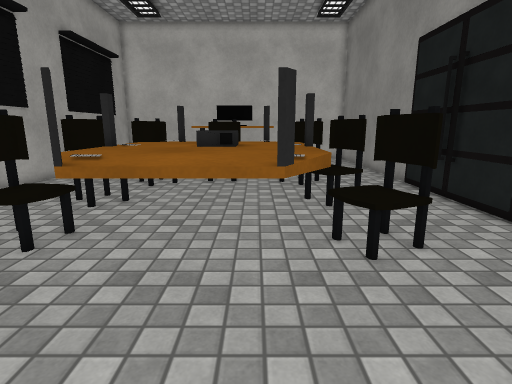
[1] (above)

16 first-person views from a walk through a Unity game level. The camera is 1.3 m above the floor, tilts 12° down and sees 80° across. The floor is counted in squares, 0.5 m on a side. Each view is taken from the middle of a square. On the plan, view 1 faces up. The plan holds only what a view shows up to about 20 squares ahead; the rest is blank. Surface patterns are stand-ins for the level's own textures.

[2]
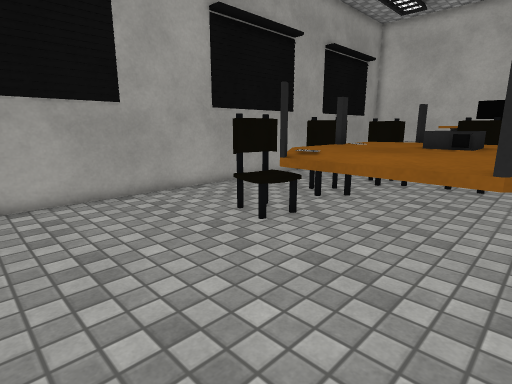

[3]
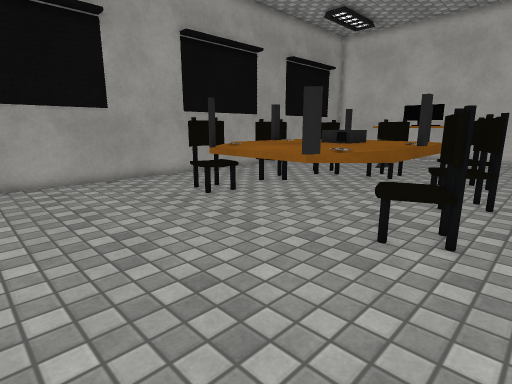

[4]
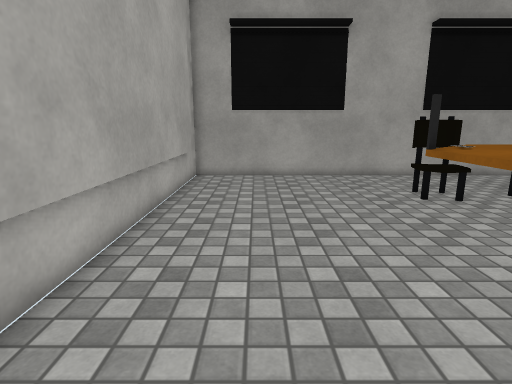

[5]
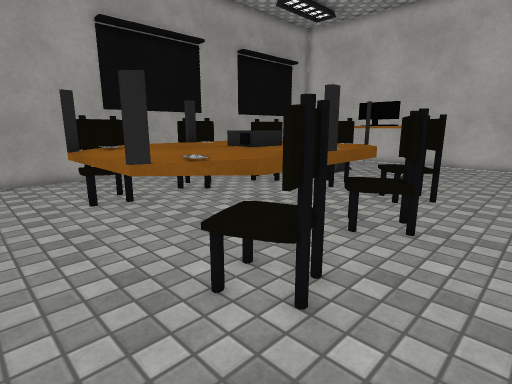

[6]
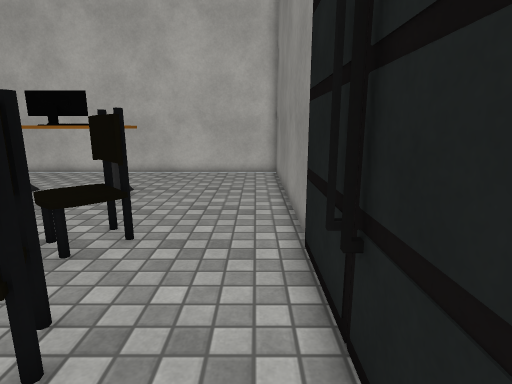

[7]
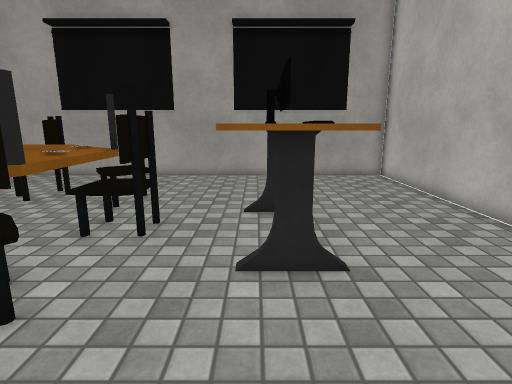

[8]
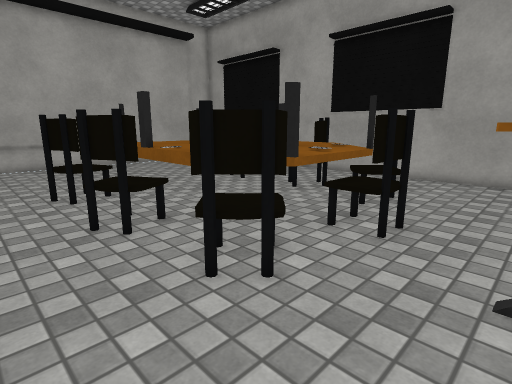

[9]
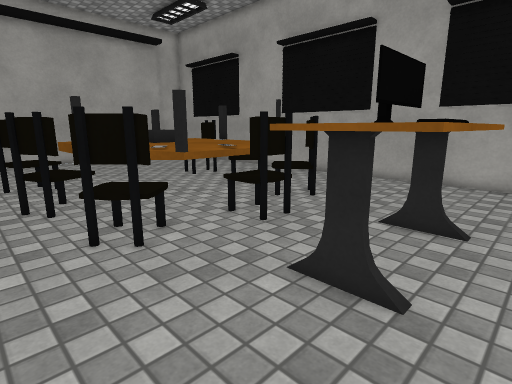

[10]
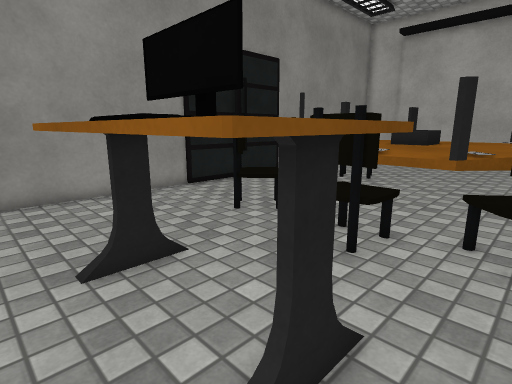

[11]
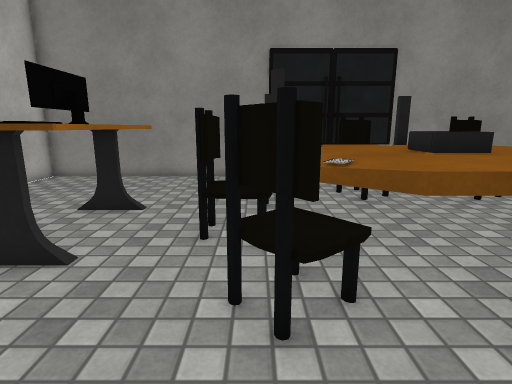

[12]
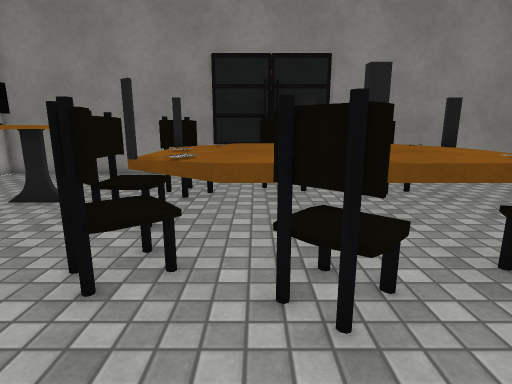

[13]
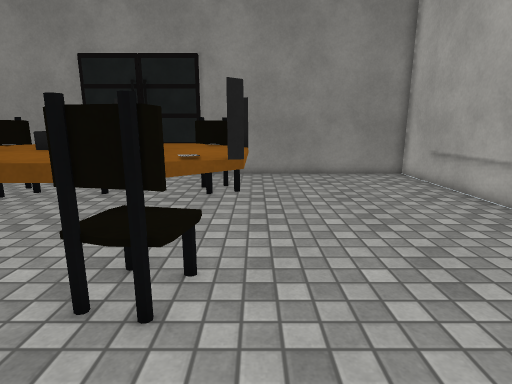

[14]
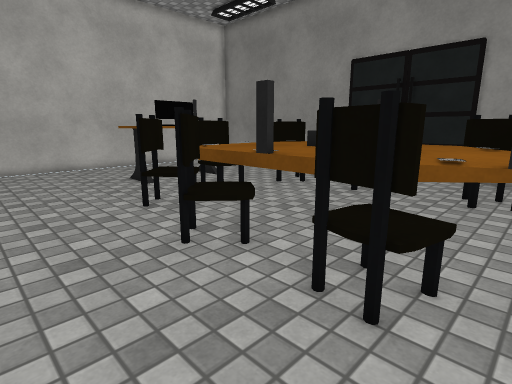

[15]
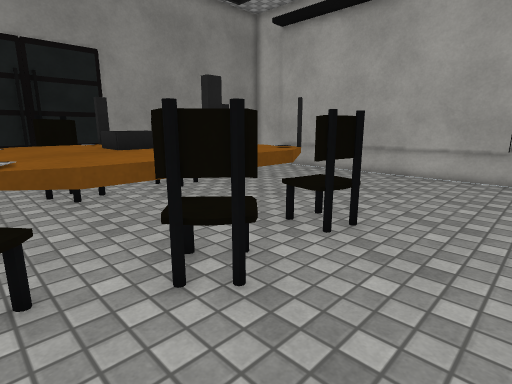

[16]
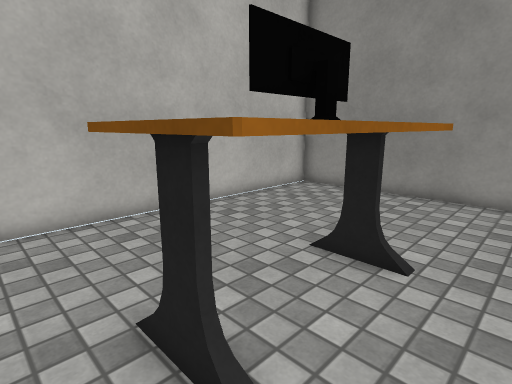

### Floor plan
Points are (right, up) in squares from view 1. A wall is a line through its corners. A room is listed if a view was taken in it or the views show most of it. See-through windows are left out.
Room 1 (views 1, 2, 3, 4, 5, 6, 7, 8, 9, 10, 11, 12, 13, 14, 15, 16)
walls: (-8.4, -3) (4.6, -3); (7.4, 25.9) (-10.6, 25.9) (-10.6, -3.3) (7.1, -3.3) (7.1, 25.9)
objects: chair (-7, 10) to (-5, 12); chair (-6, 6) to (-5, 8); chair (-6, 13) to (-4, 15); table (-5, 5) to (2, 15); other object (-4, 18) to (1, 21); other object (-3, 20); projector (-2, 9) to (-1, 11); chair (-2, 15) to (-1, 16); other object (-2, 19) to (-1, 20); other object (-2, 21) to (-1, 21); chair (1, 14) to (3, 16); chair (2, 6) to (4, 7); chair (2, 10) to (4, 12)

Where each view was taken, in squares from view 1:
view 1: 0 up, 0 right, facing up
view 2: 0 up, 1 right, facing up-left
view 3: 1 down, 5 right, facing up-left
view 4: 0 up, 6 right, facing left
view 5: 3 up, 6 right, facing up-left
view 6: 8 up, 6 right, facing up
view 7: 19 up, 6 right, facing left
view 8: 19 up, 6 right, facing down-left
view 9: 22 up, 5 right, facing down-left
view 10: 22 up, 5 left, facing down-right
view 11: 15 up, 9 left, facing right
view 12: 12 up, 10 left, facing right
view 13: 5 up, 10 left, facing right
view 14: 5 up, 10 left, facing up-right
view 15: 14 up, 10 left, facing down-right
view 16: 17 up, 5 left, facing up-right
